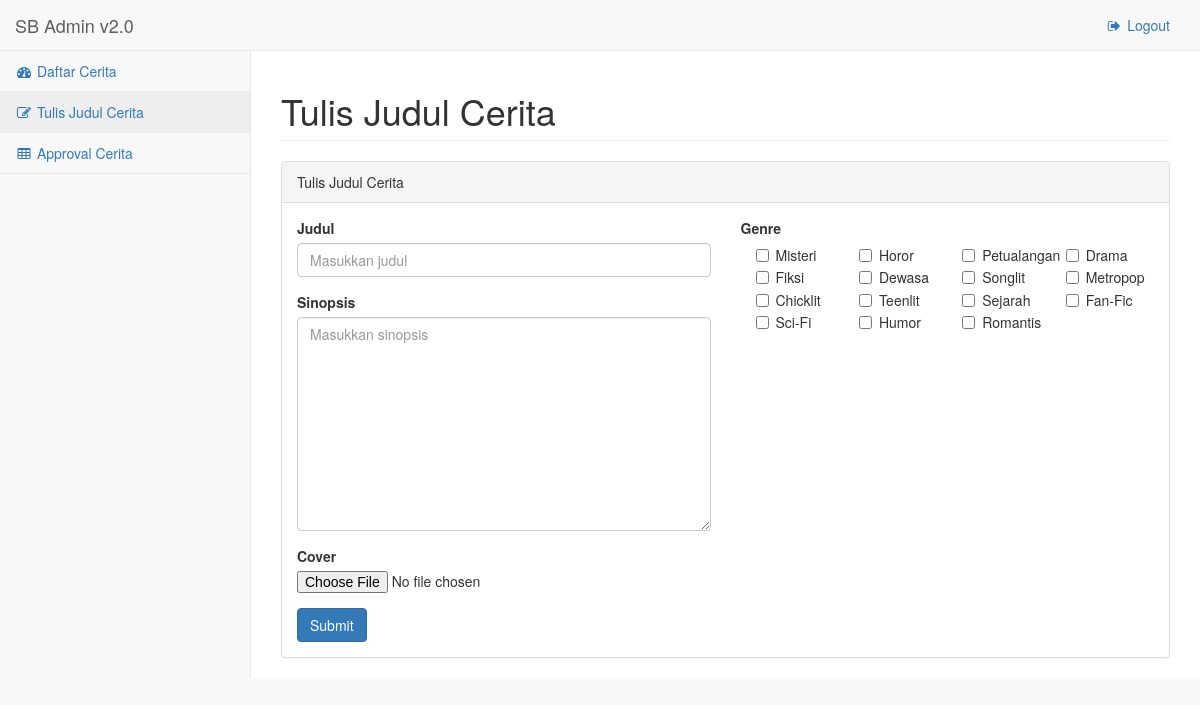
The page /template/pages/forms.php (signed in) on the database its author committed.
### tables this page shows
CREATE TABLE `genre` (
  `ID_GENRE` int(11) NOT NULL,
  `GENRE` varchar(20) DEFAULT NULL
);

### template/pages/session.php (called while the page is built, shortened)
<?php
   include('../proses/connection/koneksi.php');
   $user_check = $_SESSION['email'];
   $ses_sql = mysqli_query($mysqli,"select email,id_level,nama from user where email = '$user_check' ");
   $row = mysqli_fetch_array($ses_sql,MYSQLI_ASSOC);
   $level = $row['id_level'];
?>

### template/pages/forms.php (the view, shortened to what this page needs)
<?php
include('session.php');
include_once("../proses/connection/koneksi.php");
$genre = mysqli_query($mysqli, "SELECT * FROM genre");
?>
<!DOCTYPE html>
<html lang="en">
<head>
    <link href="../vendor/bootstrap/css/bootstrap.min.css" rel="stylesheet">
    <link href="../vendor/metisMenu/metisMenu.min.css" rel="stylesheet">
    <link href="../dist/css/sb-admin-2.css" rel="stylesheet">
    <link href="../vendor/font-awesome/css/font-awesome.min.css" rel="stylesheet" type="text/css">
</head>
<body>
    <div id="wrapper">
        <nav class="navbar navbar-default navbar-static-top" role="navigation" style="margin-bottom: 0">
            <div class="navbar-header">
                <a class="navbar-brand" href="tables.php">SB Admin v2.0</a>
            </div>
            <ul class="nav navbar-top-links navbar-right">
                <li>
					<a href="logout.php"><i class="fa fa-sign-out fa-fw"></i> Logout</a>
                </li>
            </ul>
            <div class="navbar-default sidebar" role="navigation">
                <div class="sidebar-nav navbar-collapse">
                    <ul class="nav" id="side-menu">
                        <li>
                            <a href="tables.php"><i class="fa fa-dashboard fa-fw"></i> Daftar Cerita</a>
                        </li>
                        <li>
                            <a href="forms.php"><i class="fa fa-edit fa-fw"></i> Tulis Judul Cerita</a>
                        </li>
						<li <?php if($level != 1){echo " style='display:none'";}?>>
                            <a href="tables_approval_admin.php"><i class="fa fa-table fa-fw"></i> Approval Cerita</a>
                        </li>
                    </ul>
                </div>
            </div>
        </nav>
        <div id="page-wrapper">
            <div class="row">
                <div class="col-lg-12">
                    <h1 class="page-header">Tulis Judul Cerita</h1>
                </div>
            </div>
            <div class="row">
                <div class="col-lg-12">
                    <div class="panel panel-default">
                        <div class="panel-heading">
                            Tulis Judul Cerita
                        </div>
                        <div class="panel-body">
						    <form action="forms.php" method="post" name="form1" enctype="multipart/form-data">
								<div class="row">
									<div class="col-lg-6">
											<div class="form-group">
												<label>Judul</label>
												<input name="judul" class="form-control" placeholder="Masukkan judul">
											</div>
											<div class="form-group">
												<label>Sinopsis</label>
												<textarea name="sinopsis" class="form-control" rows="10" placeholder="Masukkan sinopsis"></textarea>
											</div>
											<div class="form-group">
												<label>Cover</label>
												<input type="file" name="cover">
											</div>
									<input type="submit" name="submit" class="btn btn-primary" value="Submit"/>
									</div>
									<div class="col-lg-6">
											<div class="form-group">
												<label>Genre</label>
												<br>
												<?php
													while($result = mysqli_fetch_array($genre)) {
														echo "<div class='col-lg-3'>";
														echo "<label class='checkbox-inline'>";
														echo "<input name='genre[]' type='checkbox' value=".$result['ID_GENRE'].">".$result['GENRE'];
														echo "</label></div>";
													}
												?>
											</div>
									</div>
								</div>
							</form>
                        </div>
                    </div>
                </div>
            </div>
        </div>
    </div>
</body>
</html>

### rows shown on the page
genre: GENRE "Misteri"
genre: GENRE "Horor"
genre: GENRE "Petualangan"
genre: GENRE "Drama"
genre: GENRE "Fiksi"
genre: GENRE "Dewasa"
genre: GENRE "Songlit"
genre: GENRE "Metropop"
genre: GENRE "Chicklit"
genre: GENRE "Teenlit"
genre: GENRE "Sejarah"
genre: GENRE "Fan-Fic"
genre: GENRE "Sci-Fi"
genre: GENRE "Humor"
genre: GENRE "Romantis"
